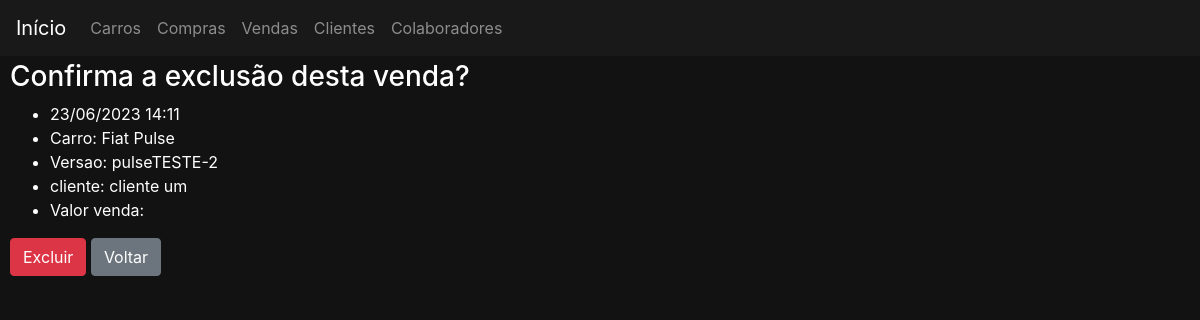
The app's page /vendas/excluir/1 with its own data.
### vendas/models.py (models this page shows, shortened)
class Venda(models.Model):
    class Meta:
        permissions = (
            ('permissao_gerente', 'permissao gerente'),
            ('permissao_supervisor', 'permissao supervisor'),
            ('permissao_vendedor', 'permissao vendedor'),
            ('permissao_funcionario', 'permissao todos funcionarios'),
        )
    situacaoChoices = (
        ('P', 'processada'),
        ('C', 'cancelada'),
        ('F', 'finalizada'),
    )
    formaPagamentoChoices = (
        ('e','especie'),
        ('t','transferencia bancaria'),
        ('c','consorcio'),
    )
    dataHora = models.DateTimeField()
    detalhes = models.CharField(max_length=50)
    valorVenda = models.DecimalField(max_digits=15, decimal_places=2, verbose_name='Valor')
    formaPagamento = models.CharField(max_length=1, choices=formaPagamentoChoices, verbose_name='Pagamento')
    cliente = models.ForeignKey(Cliente, on_delete=models.DO_NOTHING)
    colaborador = models.ForeignKey(Colaborador, on_delete=models.DO_NOTHING)
    versao = models.ForeignKey(Versao, on_delete=models.DO_NOTHING)
    situacao = models.CharField(max_length=1, choices=situacaoChoices)

### carros/models.py (models this page shows, shortened)
class Versao(models.Model):
    carro = models.ForeignKey(Carro, on_delete=models.DO_NOTHING)
    nome = models.CharField(max_length=50, unique=True)
    motor = models.ForeignKey(Motor, on_delete=models.DO_NOTHING)
    combustivel = models.ForeignKey(Combustivel, on_delete=models.DO_NOTHING)
    direcao = models.ForeignKey(Direcao, on_delete=models.DO_NOTHING)
    seguranca = models.ManyToManyField(Seguranca, related_name="versao_seguranca", blank=True)
    acessorio = models.ManyToManyField(Acessorio, related_name="versao_acessorio", blank=True)
    imagem = models.ImageField(upload_to='carros', blank=True, null=True)
    ano = models.IntegerField(default='2023')
    modelo = models.IntegerField(default='2023')
    estoque = models.IntegerField(default=0)
    slugVersao = models.SlugField(unique=True, null=True, blank=True)
    class Meta:
        permissions = (
            ('permissao_gerente', 'permissao gerente'),
            ('permissao_supervisor', 'permissao supervisor'),
            ('permissao_vendedor2', 'permissao vendedor'),
            ('permissao_funcionario', 'permissao todos funcionarios'),
        )
    def __str__(self):
        return self.nome
    class Meta:
        verbose_name_plural = 'Versoes'

class Carro(models.Model):
    nome = models.CharField(max_length=30, unique=True)
    slugCarro = models.SlugField(unique=True, null=True, blank=True)
    def __str__(self) -> str:
        return self.nome
    class Meta:
        permissions = (
            ('permissao_gerente', 'permissao gerente'),
            ('permissao_supervisor', 'permissao supervisor'),
            ('permissao_vendedor', 'permissao vendedor'),
            ('permissao_funcionario', 'permissao todos funcionarios'),
        )

### clientes/models.py (models this page shows)
class Cliente(Pessoa):
    renda = models.DecimalField(max_digits=15, decimal_places=2, verbose_name='renda')
    profissao = models.CharField(max_length=20, verbose_name='profissao')
    class Meta:
        permissions = (
            ('permissao_gerente', 'permissao gerente'),
            ('permissao_supervisor', 'permissao supervisor'),
            ('permissao_vendedor', 'permissao vendedor'),
            ('permissao_funcionario', 'permissao todos funcionarios'),
        )
    def __str__(self) -> str:
        return self.nomeCompleto

### vendas/views.py (the view, shortened to what this page needs)
# urls.py: path('excluir/<int:pk>', views.VendasExcluir.as_view(), name='excluir'),
class VendasExcluir(DeleteView,LoginRequiredMixin):
    model = Venda
    template_name = 'vendas/vendaExcluir.html'
    permission_required = 'vendas.permissao_supervisor'
    success_url = reverse_lazy('vendas:listar')

### vendas/templates/vendas/vendaExcluir.html
{% extends 'base.html' %}
{% block 'body' %}
    <h3>Confirma a exclusão desta venda?</h3>
    <ul>
        <li>{{object.dataHora|date:"d/m/Y H:i"}}</li>
        <li>Carro: {{object.versao.carro}}</li>
        <li>Versao: {{object.versao}}</li>
        <li>cliente: {{object.cliente}}</li>
        <li>Valor venda: {{object.valorvenda}}</li>
    </ul>
    <form action="" method="POST"> {% csrf_token %}
        <input type="submit" class="btn btn-danger" value="Excluir">
        <a href="javascript:history.back()" class="btn btn-secondary">Voltar</a>
    </form>
{% endblock %}

### templates/static/css/css.css (style rules this page uses)
.fundo { background-color: #121212; color: white; }
body { margin-top: 30px; padding-top: 30px; margin-left: 10px; }
a { color:white; }

### records on screen
Venda: dataHora "23/06/2023 14:11", versao.carro "Fiat Pulse", versao "pulseTESTE-2", cliente "cliente um"
